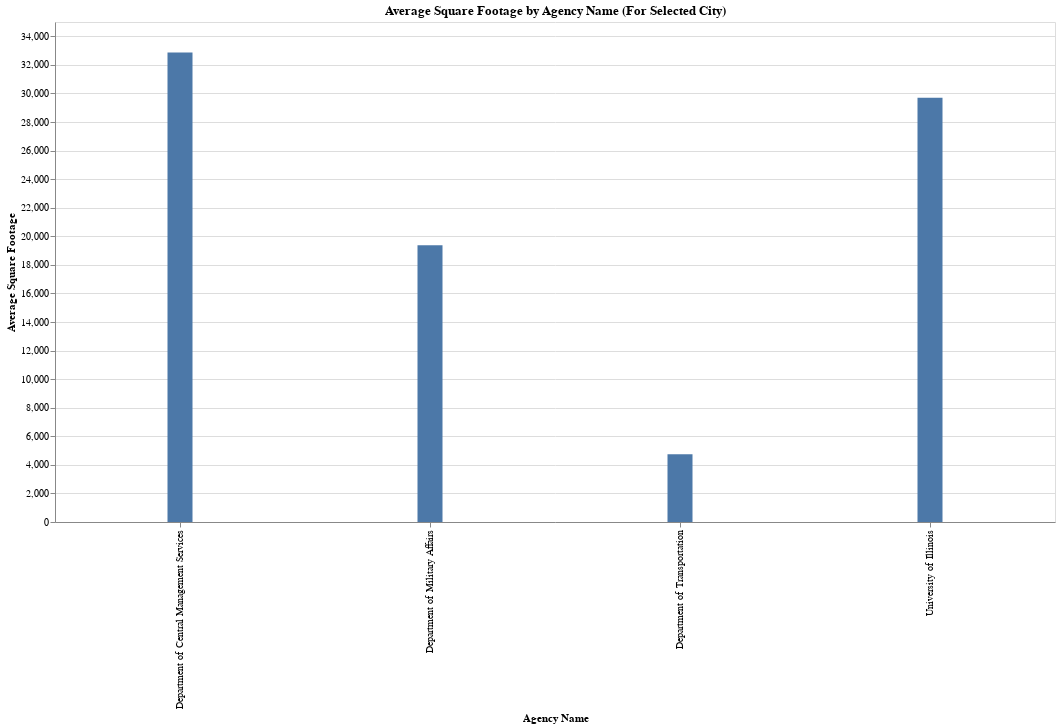

This figure's notebook cell:
### Code cell
# Chart 1: interactive with dropdown filter

# 1. group by Agency Name and City and calculate average Square Footage
df1_grouped = df1.groupby(['Agency Name', 'City'], as_index=False).agg({'Square Footage': 'mean'}).rename(columns={'Square Footage': 'Average Square Footage'})

# 2. create dropedown selection
dropdown = alt.binding_select(
    options = df1_grouped['City'].unique(),
    name='City: '
)

selection = alt.selection_point(
    fields=['City'],
    bind=dropdown,
    value = 'Champaign'
)

# 3. create interactive bar graph
chart1 = alt.Chart(df1_grouped).mark_bar(width=25).encode(
    x = alt.X('Agency Name:N', title='Agency Name'),
    y = alt.Y('Average Square Footage:Q', title='Average Square Footage'),
).add_params(
    selection
).transform_filter(
    selection
).properties(
    title='Average Square Footage by Agency Name (For Selected City)',
    width=1000,
    height=500
)

chart1

### Figure 1 — Vega-Lite specification as saved in the notebook (floating-point values rounded to 4 significant figures; data arrays with more than 128 entries replaced by an {"elided": "..."} marker saying what was removed)
{"config": {"view": {"continuousWidth": 300, "continuousHeight": 300}}, "data": {"name": "data-3f32d0595d270f9cb57ba7d6cb8a4040"}, "mark": {"type": "bar", "width": 25}, "encoding": {"x": {"field": "Agency Name", "title": "Agency Name", "type": "nominal"}, "y": {"field": "Average Square Footage", "title": "Average Square Footage", "type": "quantitative"}}, "height": 500, "params": [{"name": "param_5936ef4f0fecac99", "select": {"type": "point", "fields": ["City"]}, "bind": {"input": "select", "options": {"elided": "402 str values"}, "name": "City: "}, "value": "Champaign"}], "title": "Average Square Footage by Agency Name (For Selected City)", "transform": [{"filter": {"param": "param_5936ef4f0fecac99"}}], "width": 1000, "$schema": "https://vega.github.io/schema/vega-lite/v6.1.0.json", "datasets": {"data-3f32d0595d270f9cb57ba7d6cb8a4040": {"elided": "644 records"}}}
